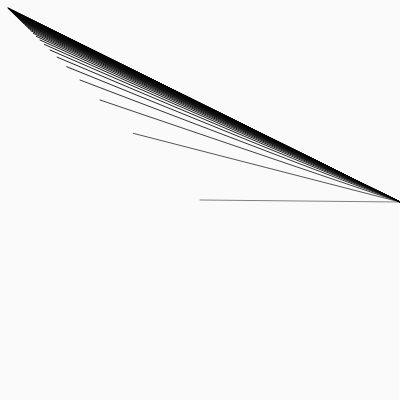
Frame 1 (no input)
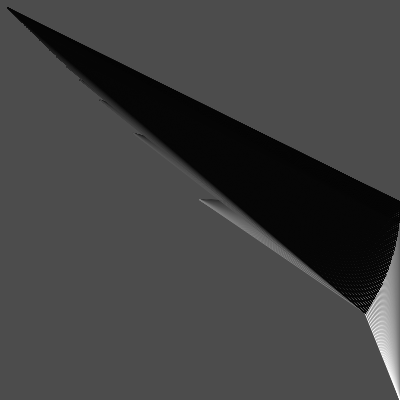
Frame 60 (no input)
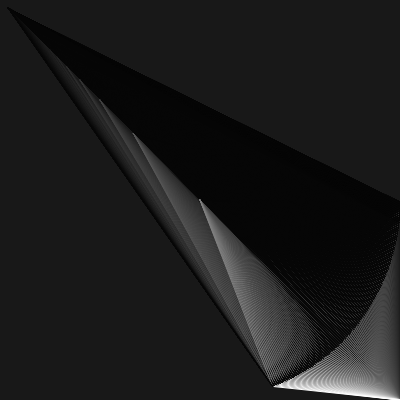
Frame 120 (the mouse pressed at the canvas centre since frame 60)

The p5.js sketch that drew these frames (run headless with seeded random() and noise() and a simulated clock; from frame 60 on, the mouse is pressed at the canvas centre):

// p5.js sketch
// ── sketch.js
// File: 082218

let lineCount = 50

let x,y
function setup(){
  createCanvas(400,400)
  background(0)
  pixelDensity(displayDensity())
}


function draw(){
  background(0,5)
  x = map(cos(frameCount * 0.01), -1, 1, 0, width)
  y = map(sin(frameCount * 0.01), -1, 1, 0, height)
  for (var i = 1; i <= lineCount; i++) {
    stroke(255/i)
    line((width/i), (height/i), x, y)
  }
}
